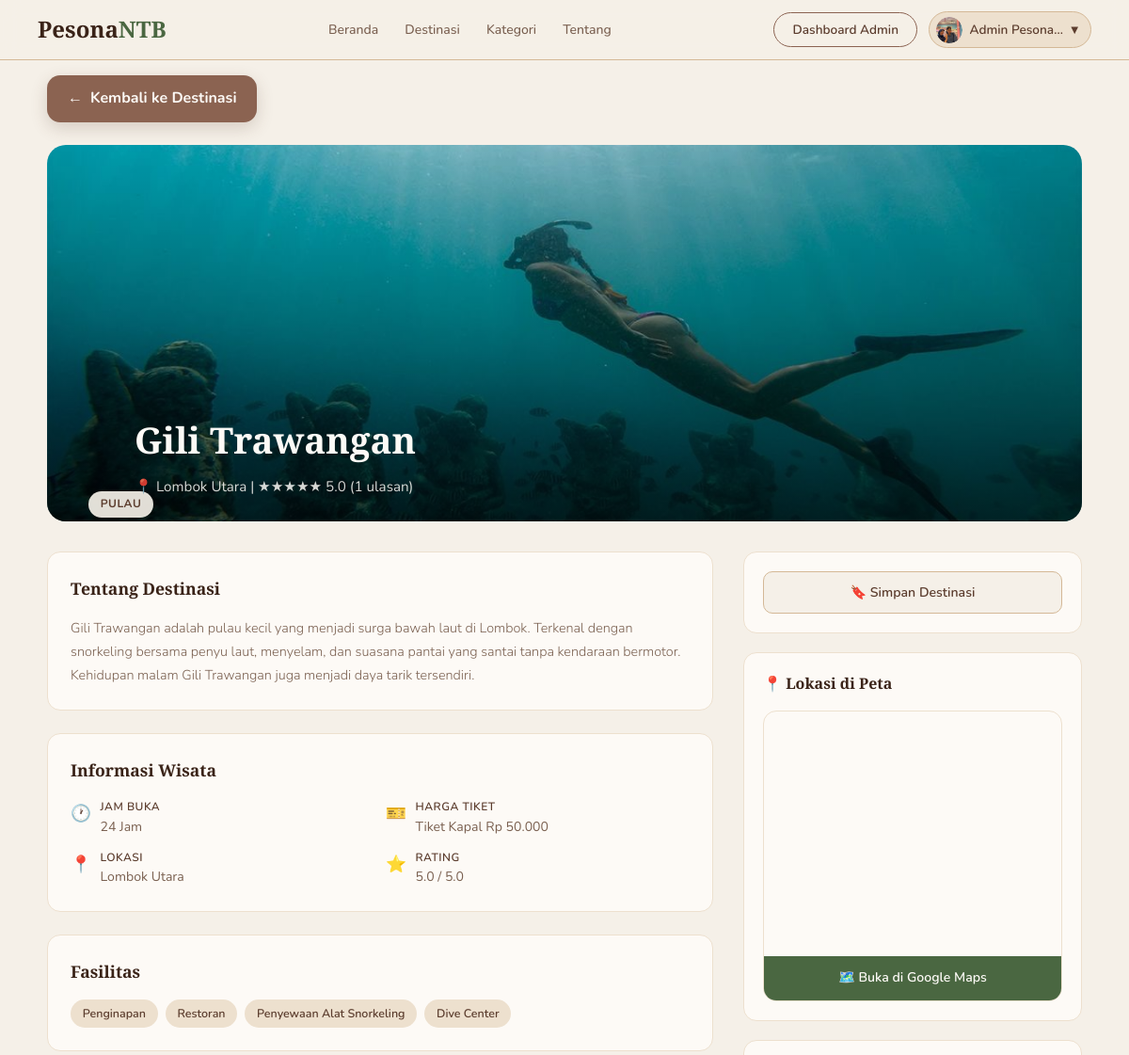
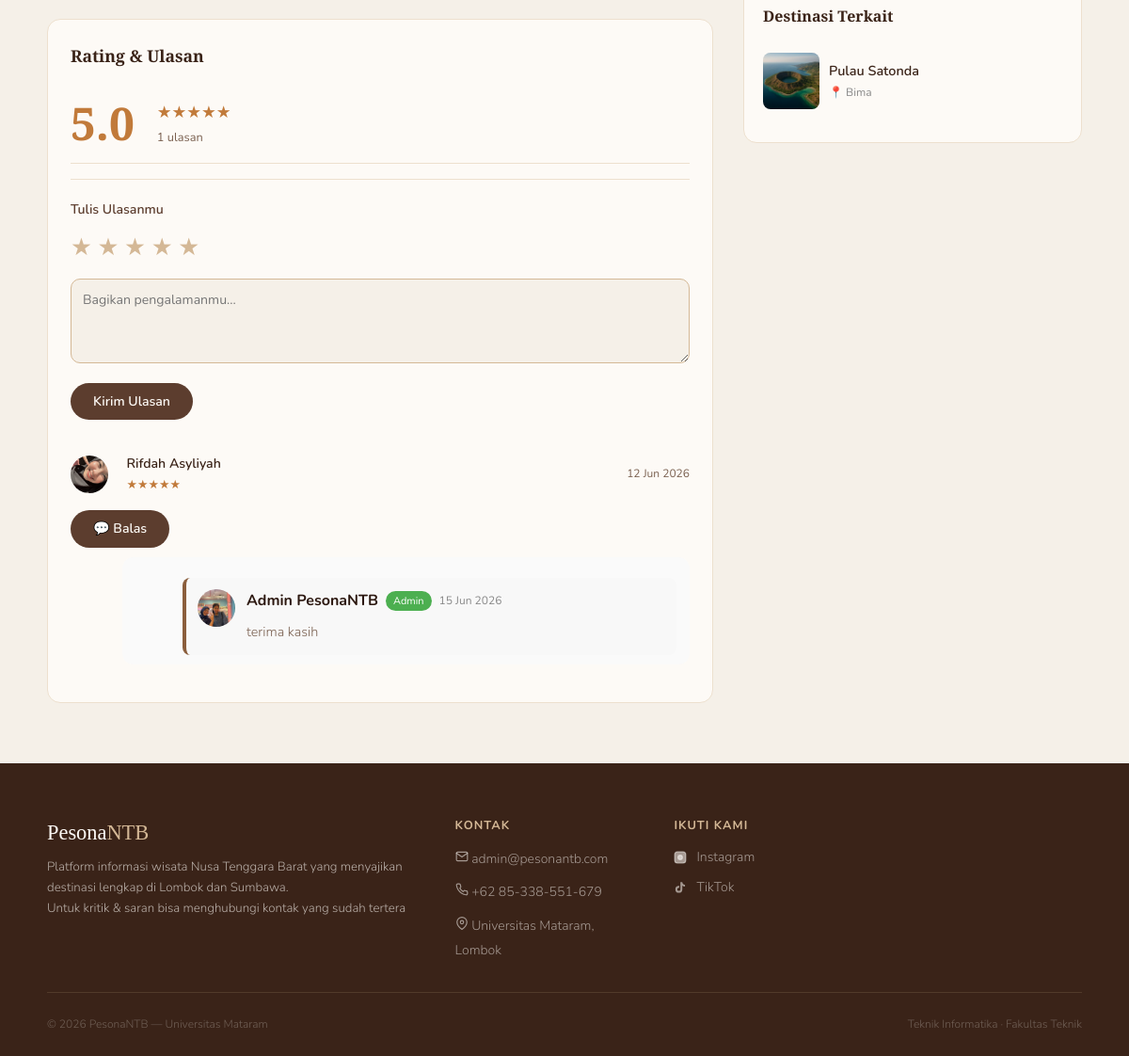
The app's page /config/detail.php?id=3 (signed in) with its own data (2 pictures, top to bottom).
### tables this page shows
CREATE TABLE `users` (
  `id` int(11) NOT NULL,
  `nama` varchar(100) NOT NULL,
  `email` varchar(150) NOT NULL,
  `telepon` varchar(20) NOT NULL,
  `password` varchar(255) NOT NULL,
  `role` enum('user','admin') DEFAULT 'user',
  `foto_profil` varchar(255) DEFAULT NULL,
  `created_at` datetime DEFAULT current_timestamp(),
  `reset_token` varchar(255) DEFAULT NULL,
  `reset_expired` datetime DEFAULT NULL
);

CREATE TABLE `wisata` (
  `id` int(11) NOT NULL,
  `nama` varchar(150) NOT NULL,
  `kategori` enum('Pantai','Gunung','Air Terjun','Budaya','Pulau','Kuliner','Adventure') NOT NULL,
  `lokasi` varchar(150) NOT NULL,
  `deskripsi` text NOT NULL,
  `fasilitas` text DEFAULT NULL,
  `jam_buka` varchar(100) DEFAULT NULL,
  `harga_tiket` varchar(100) DEFAULT NULL,
  `foto` varchar(255) DEFAULT NULL,
  `aktif` tinyint(1) DEFAULT 1,
  `latitude` decimal(10,8) DEFAULT NULL,
  `longitude` decimal(11,8) DEFAULT NULL,
  `rating` decimal(3,1) DEFAULT 0.0,
  `created_at` datetime DEFAULT current_timestamp(),
  `updated_at` datetime DEFAULT current_timestamp() ON UPDATE current_timestamp()
);

CREATE TABLE `ulasan` (
  `id` int(11) NOT NULL,
  `user_id` int(11) NOT NULL,
  `wisata_id` int(11) NOT NULL,
  `parent_id` int(11) DEFAULT NULL,
  `rating` tinyint(4) DEFAULT NULL,
  `komentar` text DEFAULT NULL,
  `created_at` datetime DEFAULT current_timestamp()
);

### config/detail.php (the view, shortened to what this page needs)
<?php
require_once 'db.php';
$id = isset($_GET['id']) ? intval($_GET['id']) : 0;
$stmt = $conn->prepare("SELECT * FROM wisata WHERE id = ? AND aktif = 1");
$stmt->bind_param('i', $id);
$stmt->execute();
$wisata = $stmt->get_result()->fetch_assoc();
if (isset($_SESSION['user_id'])) {
    $uid = $_SESSION['user_id'];
    $conn->query("DELETE FROM riwayat WHERE user_id=$uid AND wisata_id=$id");
    $conn->query("INSERT INTO riwayat (user_id, wisata_id, dilihat_at) VALUES ($uid, $id, NOW())");
}
$is_bookmarked = false;
if (isset($_SESSION['user_id'])) {
    $uid  = $_SESSION['user_id'];
    $stmt = $conn->prepare("SELECT id FROM bookmark WHERE user_id=? AND wisata_id=?");
    $stmt->bind_param('ii', $uid, $id);
    $stmt->execute();
    $is_bookmarked = $stmt->get_result()->num_rows > 0;
}
$ulasan_list = [];
$res = $conn->query("SELECT u.id, u.user_id, u.komentar, u.rating, u.created_at, us.nama, us.foto_profil, us.role FROM ulasan u JOIN users us ON u.user_id=us.id WHERE u.wisata_id=$id AND u.parent_id IS NULL ORDER BY u.created_at DESC LIMIT 10");
if ($res) {
    while ($row = $res->fetch_assoc()) {
        $ulasan_list[] = $row;
    }
}
$total_ulasan = $conn->query("
SELECT COUNT(*) c
FROM ulasan
WHERE wisata_id=$id
AND parent_id IS NULL
")->fetch_assoc()['c'];
$kategori_esc = $conn->real_escape_string($wisata['kategori']);
$related = [];
$res = $conn->query("SELECT id,nama,lokasi,kategori,foto FROM wisata WHERE kategori='$kategori_esc' AND id<>$id AND aktif=1 LIMIT 4");
if ($res) while ($row = $res->fetch_assoc()) $related[] = $row;
$img_map   = ['Pantai'=>'dest-img-pantai','Gunung'=>'dest-img-rinjani','Pulau'=>'dest-img-gili','Adventure'=>'dest-img-sumbawa','Air Terjun'=>'dest-img-moyo','Budaya'=>'dest-img-sumbawa','Kuliner'=>'dest-img-pink'];
$emoji_map = ['Pantai'=>'🏖️','Gunung'=>'🏔️','Pulau'=>'🏝️','Adventure'=>'🌾','Air Terjun'=>'💧','Budaya'=>'🎭','Kuliner'=>'🍜'];
$img_class = $img_map[$wisata['kategori']] ?? 'dest-img-pantai';
$maps_embed = '';
$maps_url   = '#';
if (!empty($wisata['latitude']) && !empty($wisata['longitude'])) {
    $lat = $wisata['latitude'];
    $lng = $wisata['longitude'];
    $maps_embed = "https://maps.google.com/maps?q={$lat},{$lng}&z=14&output=embed";
    $maps_url   = "https://www.google.com/maps?q={$lat},{$lng}";
}
function renderStars($n) {
    $n = round($n);
    return str_repeat('★', $n) . str_repeat('☆', 5 - $n);
}
?>
<!DOCTYPE html>
<html lang="id">
<head>
  <link rel="stylesheet" href="../css/style.css">
  <link rel="stylesheet" href="../css/user.css">
</head>
<body>
<?php include 'navbar.php'; ?>
<div class="user-page">
  <div class="user-container">
    <div style="margin-bottom:1.5rem;">
      <a href="destinasi.php" class="btn-back">
          <span>←</span>
          <span>Kembali ke Destinasi</span>
      </a>
    </div>
    <div class="detail-hero" style="position: relative; overflow: hidden; height: 400px;">
      <?php if (!empty($wisata['foto'])): ?>
        <img src="../assets/uploads/destinasi/<?= htmlspecialchars($wisata['foto']) ?>"
             alt="<?= htmlspecialchars($wisata['nama']) ?>"
             style="width: 100%; height: 100%; object-fit: cover; position: absolute; top: 0; left: 0; z-index: 0;">
      <?php else: ?>
        <div class="<?= $img_class ?>" style="width: 100%; height: 100%; position: absolute; top: 0; left: 0; z-index: 0;"></div>
      <?php endif; ?>
      <div class="detail-hero-overlay" style="position: absolute; bottom: 0; left: 0; width: 100%; height: 100%; background: linear-gradient(transparent, rgba(0,0,0,0.6)); z-index: 1;"></div>
      <span class="detail-hero-badge" style="position: relative; z-index: 2;"><?= htmlspecialchars($wisata['kategori']) ?></span>
      <div class="detail-hero-info" style="position: relative; z-index: 2;">
        <h1><?= htmlspecialchars($wisata['nama']) ?></h1>
        <div class="loc">📍 <?= htmlspecialchars($wisata['lokasi']) ?>  |  <?= renderStars($wisata['rating']) ?> <?= number_format($wisata['rating'],1) ?> (<?= $total_ulasan ?> ulasan)</div>
      </div>
    </div>
    <div class="detail-grid">
      <div class="detail-main">
        <div class="detail-card">
          <h3>Tentang Destinasi</h3>
          <p><?= nl2br(htmlspecialchars($wisata['deskripsi'])) ?></p>
        </div>
        <div class="detail-card">
          <h3>Informasi Wisata</h3>
          <div class="detail-meta">
            <div class="meta-item">
              <span class="meta-icon">🕐</span>
              <div><div class="meta-label">Jam Buka</div><div class="meta-val"><?= htmlspecialchars($wisata['jam_buka'] ?: '-') ?></div></div>
            </div>
            <div class="meta-item">
              <span class="meta-icon">🎫</span>
              <div><div class="meta-label">Harga Tiket</div><div class="meta-val"><?= htmlspecialchars($wisata['harga_tiket'] ?: '-') ?></div></div>
            </div>
            <div class="meta-item">
              <span class="meta-icon">📍</span>
              <div><div class="meta-label">Lokasi</div><div class="meta-val"><?= htmlspecialchars($wisata['lokasi']) ?></div></div>
            </div>
            <div class="meta-item">
              <span class="meta-icon">⭐</span>
              <div><div class="meta-label">Rating</div><div class="meta-val"><?= number_format($wisata['rating'],1) ?> / 5.0</div></div>
            </div>
          </div>
        </div>
        <?php if ($wisata['fasilitas']): ?>
        <div class="detail-card">
          <h3>Fasilitas</h3>
          <div class="fasilitas-list">
            <?php foreach (explode(',', $wisata['fasilitas']) as $f): ?>
            <span class="fasilitas-tag"><?= htmlspecialchars(trim($f)) ?></span>
            <?php endforeach; ?>
          </div>
        </div>
        <?php endif; ?>
        <div class="detail-card">
          <h3>Rating &amp; Ulasan</h3>
          <div class="rating-summary">
            <div class="rating-big"><?= number_format($wisata['rating'],1) ?></div>
            <div>
              <div class="rating-stars"><?= renderStars($wisata['rating']) ?></div>
              <div class="rating-count"><?= $total_ulasan ?> ulasan</div>
            </div>
          </div>
          <?php if (isset($_SESSION['user_id'])): ?>
          <div class="ulasan-form">
            <p style="font-size:0.88rem;font-weight:600;color:var(--brown);margin-bottom:0.5rem">Tulis Ulasanmu</p>
            <form method="POST">
              <div class="star-input">
                <?php for ($i=5;$i>=1;$i--): ?>
                <label for="star<?=$i?>">★</label>
                <?php endfor; ?>
              </div>
              <textarea name="komentar" class="ulasan-textarea" placeholder="Bagikan pengalamanmu..."></textarea>
              <button type="submit" class="btn-ulasan">Kirim Ulasan</button>
            </form>
          </div>
          <?php else: ?>
          <p style="font-size:0.85rem;color:var(--text-muted);margin-top:0.5rem">
            <a href="login.php" style="color:var(--green);font-weight:600">Login</a> untuk memberikan ulasan.
          </p>
          <?php endif; ?>
          <?php if ($ulasan_list): ?>
<div style="margin-top:1.25rem">
  <?php foreach ($ulasan_list as $u): ?>
  <div class="ulasan-item">
    <div class="ulasan-header">
      <div class="ulasan-author">
        <?php if (!empty($u['foto_profil'])): ?>
          <img src="../assets/uploads/profil/<?= htmlspecialchars($u['foto_profil']) ?>"
               style="width:40px; height:40px; border-radius:50%; object-fit:cover; margin-right:10px;">
        <?php else: ?>
          <div class="ulasan-avatar"><?= strtoupper(mb_substr($u['nama'],0,2)) ?></div>
        <?php endif; ?>
        <div>
          <div class="ulasan-nama"><?= htmlspecialchars($u['nama']) ?></div>
          <?php if($u['rating'] > 0): ?>
            <div class="ulasan-stars">
                <?= renderStars($u['rating']) ?>
            </div>
            <?php endif; ?>
        </div>
      </div>
      <span class="ulasan-date"><?= date('d M Y', strtotime($u['created_at'])) ?></span>
    </div>
        <?php if(isset($_SESSION['user_id'])): ?>
          <button
          type="button"
          onclick="showReplyForm(<?= $u['id'] ?>)"
          class="btn-ulasan"
          style="margin-top:10px">
          💬 Balas
          </button>
        <?php endif; ?>
    <?php
      $replies = $conn->query("
      SELECT u.*, us.nama, us.role, us.foto_profil
      FROM ulasan u
      JOIN users us ON us.id=u.user_id
      WHERE u.parent_id={$u['id']}
      ORDER BY u.created_at ASC
      ");
    while($r = $replies->fetch_assoc()): ?>
      <div style="margin-left:55px;margin-top:10px;background:#fafafa;padding:10px 14px;border-radius:12px">
          <div style="display:flex;gap:12px;margin-left:50px;margin-top:12px;padding:12px;background:#f8f8f8;border-left:4px solid #8B5E3C;border-radius:8px">
    <?php if(!empty($r['foto_profil']) && file_exists('../assets/uploads/profil/'.$r['foto_profil'])): ?>
        <img src="../assets/uploads/profil/<?= htmlspecialchars($r['foto_profil']) ?>" style="width:40px;height:40px;border-radius:50%;object-fit:cover">
    <?php else: ?>
        <div style="width:40px;height:40px;border-radius:50%;background:#6b4d3e;color:#fff;display:flex;align-items:center;justify-content:center;font-weight:bold">
            <?= strtoupper(substr($r['nama'],0,1)) ?>
        </div>
    <?php endif; ?>
    <div>
        <div style="display:flex;align-items:center;gap:8px">
            <strong><?= htmlspecialchars($r['nama']) ?></strong>
            <?php if($r['role']=='admin'): ?>
                <span style="background:#4CAF50;color:#fff;padding:2px 8px;border-radius:20px;font-size:11px">Admin</span>
            <?php endif; ?>
            <span style="font-size:12px;color:#888">
                <?= date('d M Y', strtotime($r['created_at'])) ?>
            </span>
        </div>
        <p style="margin-top:8px">
            <?= htmlspecialchars($r['komentar']) ?>
        </p>
      </div>
  </div>
</div>
      <?php endwhile; ?>
  </div>
  <?php endforeach; ?>
</div>
<?php else: ?>
<p style="font-size:0.85rem;color:var(--text-muted);margin-top:1rem">Belum ada ulasan. Jadilah yang pertama!</p>
<?php endif; ?>
        </div>
      </div>
      <div class="detail-sidebar">
        <div class="sidebar-card">
          <?php if (isset($_SESSION['user_id'])): ?>
          <form method="POST">
            <button type="submit" class="btn-bookmark <?= $is_bookmarked ? 'saved' : '' ?>">
              <?= $is_bookmarked ? '🔖 Tersimpan' : '🔖 Simpan Destinasi' ?>
            </button>
          </form>
          <?php else: ?>
          <a href="login.php" class="btn-bookmark">🔖 Login untuk Menyimpan</a>
          <?php endif; ?>
        </div>
        <div class="sidebar-card">
          <h4>📍 Lokasi di Peta</h4>
          <div class="maps-wrap">
            <?php if ($maps_embed): ?>
            <iframe
              src="<?= htmlspecialchars($maps_embed) ?>"
              width="100%"
              height="260"
              style="border:0"
              allowfullscreen
              loading="lazy">
            </iframe>
            <?php endif; ?>
            <a href="<?= $maps_url ?>" target="_blank" class="maps-btn">
              🗺️ Buka di Google Maps
            </a>
          </div>
        </div>
        <?php if ($related): ?>
<div class="sidebar-card">
  <h4>Destinasi Terkait</h4>
  <?php foreach ($related as $r): ?>
  <a href="detail.php?id=<?= $r['id'] ?>" class="related-item" style="display:flex; align-items:center; gap:10px; text-decoration:none; color:inherit; margin-bottom:15px;">
    <div style="width: 60px; height: 60px; border-radius: 8px; overflow: hidden; background: #eee; flex-shrink: 0;">
      <?php if (!empty($r['foto'])): ?>
        <img src="../assets/uploads/destinasi/<?= htmlspecialchars($r['foto']) ?>"
             style="width: 100%; height: 100%; object-fit: cover;"
             alt="<?= htmlspecialchars($r['nama']) ?>">
      <?php else: ?>
        <div class="<?= $img_map[$r['kategori']] ?? 'dest-img-pantai' ?>" style="width: 100%; height: 100%; display: flex; align-items: center; justify-content: center;">
          <?= $emoji_map[$r['kategori']] ?? '🏝️' ?>
        </div>
      <?php endif; ?>
    </div>
    <div>
      <div class="related-name" style="font-weight: 600; font-size: 0.9rem;"><?= htmlspecialchars($r['nama']) ?></div>
      <div class="related-loc" style="font-size: 0.75rem; color: #888;">📍 <?= htmlspecialchars($r['lokasi']) ?></div>
    </div>
  </a>
  <?php endforeach; ?>
</div>
<?php endif; ?>
      </div>
    </div>
  </div>
</div>
<?php include 'footer.php'; ?>
</body>
</html>

### config/navbar.php (shortened to what this page needs)
<?php
$current    = basename($_SERVER['PHP_SELF']);
$is_login   = isset($_SESSION['user_id']);
$user_nama  = $_SESSION['user_nama'] ?? '';
$user_role  = $_SESSION['role'] ?? 'user';
$inisial    = strtoupper(substr($user_nama, 0, 2));
$is_config = strpos($_SERVER['PHP_SELF'], '/config/') !== false;
$base = $is_config ? '../' : '';
?>
<nav class="navbar" id="mainNavbar">
  <a href="<?= $base ?>index.php" class="nav-logo">Pesona<span>NTB</span></a>
  <ul class="nav-links" id="navLinks">
    <li><a href="<?= $base ?>index.php" id="nav-beranda">Beranda</a></li>
    <li><a href="<?= $is_login ? $base . 'config/destinasi.php' : $base . 'index.php#destinasi' ?>" id="nav-destinasi" class="<?= $current == 'destinasi.php' ? 'active' : '' ?>">Destinasi</a></li>
    <li><a href="<?= $base ?>index.php#kategori" id="nav-kategori">Kategori</a></li>
    <li><a href="<?= $base ?>index.php#tentang" id="nav-tentang">Tentang</a></li>
  </ul>
  <div class="nav-actions">
    <?php if ($is_login): ?>
      <?php if ($user_role === 'admin'): ?>
        <a href="<?= $base ?>config/dashboard.php"
        class="btn-outline">
        Dashboard Admin
        </a>
      <?php endif; ?>
      <div class="nav-user-menu">
        <?php
        $foto_profil_nav = '';
        if (isset($_SESSION['user_id'])) {
            $stmt_nav = $conn->prepare("SELECT foto_profil FROM users WHERE id=?");
            $stmt_nav->bind_param('i', $_SESSION['user_id']);
            $stmt_nav->execute();
            $row_nav = $stmt_nav->get_result()->fetch_assoc();
            $foto_profil_nav = $row_nav['foto_profil'] ?? '';
        }
        $foto_path_nav = __DIR__ . '/../assets/uploads/profil/' . $foto_profil_nav;
        ?>
        <button class="nav-user-btn" id="userMenuBtn">
          <?php if (!empty($foto_profil_nav) && file_exists($foto_path_nav)): ?>
          <span class="nav-avatar" style="background:none;overflow:hidden;padding:0">
            <img src="<?= $base ?>assets/uploads/profil/<?= htmlspecialchars($foto_profil_nav) ?>" style="width:100%;height:100%;object-fit:cover;border-radius:50%" alt="">
          </span>
          <?php else: ?>
          <span class="nav-avatar"><?= $inisial ?></span>
          <?php endif; ?>
          <span class="nav-user-name"><?= htmlspecialchars($user_nama) ?></span>
          <span>▾</span>
        </button>
      </div>
    <?php else: ?>
      <a href="<?= $base ?>config/login.php" class="btn-outline">Masuk</a>
      <a href="<?= $base ?>config/register.php" class="btn-fill">Daftar</a>
    <?php endif; ?>
  </div>
</nav>

### records on screen
users: foto_profil (picture)
wisata: foto (picture), kategori "PULAU", nama "Gili Trawangan", lokasi "Lombok Utara", rating "★★★★★", rating "5.0", deskripsi "Gili Trawangan adalah pulau kecil yang menjadi surga bawah laut di Lombok. Terkenal dengan snorkeling bersama penyu laut, menyelam, dan suasana pantai yang santai tanpa kendaraan bermotor. Kehidupan malam Gili Trawangan juga menjadi daya tarik tersendiri.", jam_buka "24 Jam", harga_tiket "Tiket Kapal Rp 50.000", fasilitas "Penginapan", fasilitas "Restoran", fasilitas "Penyewaan Alat Snorkeling", fasilitas "Dive Center"
ulasan: user.foto_profil (picture), user.nama "Rifdah Asyliyah", rating "★★★★★", created_at "12 Jun 2026"
ulasan: user.foto_profil (picture), user.nama "Admin PesonaNTB", created_at "15 Jun 2026", komentar "terima kasih"
wisata: foto (picture), nama "Pulau Satonda", lokasi "Bima"

### other values on screen
$user_nama "Admin Pesona…"
$total_ulasan "1"
